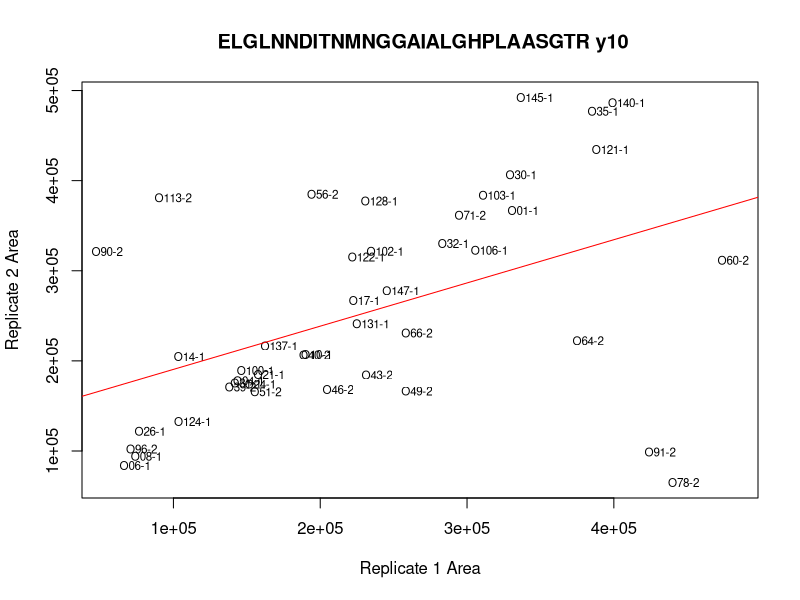

This figure's R source:
#In this script, I'll assess if there are certain transitions contributing to the poor technical replication of my samples.

#### IMPORT DATA ####

SRMAreas <- read.csv("2017-09-12-Gigas-SRM-ReplicatesOnly-PostDilutionCurve-NoPivot-RevisedSettings-Report.csv", na.strings = "#N/A") #Specify Skyline's special way of designating N/A values
head(SRMAreas) #Confirm import
tail(SRMAreas) #Confirm import

#### CREATE A MASTER DATAFRAME ####

#I want to merge my Skyline data with sample names, sites, and eelgrass condition to create a master dataframe will all possible information

sequenceFile <- read.csv("2017-07-28-SRM-Samples-Sequence-File.csv", na.strings = "N/A") # Import sequence file
head(sequenceFile) #Confirm import
sequenceFile <- sequenceFile[,c(2,3,8)] #Keep the Replicate.Name, Comment and TIC columns
names(sequenceFile) <- c("Replicate.Name", "Sample.Number", "TIC")
head(sequenceFile) #Confirm change
masterSRMData <- merge(x = SRMAreas, y = sequenceFile, by = "Replicate.Name") #Merge the sample names and replicate names to use for analysis.
head(masterSRMData) #Confirm merge
tail(masterSRMData) #Confirm merge

biologicalReplicates <- read.csv("2017-09-06-Biological-Replicate-Information.csv", na.strings = "N/A") #Import site and eelgrass condition information (i.e. biological replicate information)
head(biologicalReplicates) #Confirm import
tail(biologicalReplicates) #Confirm import
masterSRMDataBiologicalReplicates <- merge(x = masterSRMData, y = biologicalReplicates, by = "Sample.Number") #Add biological replicate information to master list.
head(masterSRMDataBiologicalReplicates) #Confirm change
#write.csv(x = masterSRMDataBiologicalReplicates, file = "2017-09-07-Master-SRM-Data-BiologicalReplicates-NoBlanks-NoPivot.csv") #Write out master dataframe

#### SUBSET TARGET PROTEIN DATA ####

#I want only the protein/peptide/transition information and peak area

SRMDataTargetsOnly <- masterSRMDataBiologicalReplicates #Duplicate master list into a new dataframe
head(SRMDataTargetsOnly) #Confirm copy
tail(SRMDataTargetsOnly) #Confirm copy
SRMDataTargetsOnly <- SRMDataTargetsOnly[,-c(2, 5, 7, 10, 11)] #Remove extraneous columns: Replicate.Name, Transition, Peptide.Retention.Time, Site, Eelgrass
head(SRMDataTargetsOnly) #Confirm column removal
SRMDataTargetsOnly <- SRMDataTargetsOnly[! SRMDataTargetsOnly$Protein.Name %in% "PRTC peptides", ] #Remove PRTC peptide data from target protein dataframe
head(SRMDataTargetsOnly) #Confirm removal
transform(SRMDataTargetsOnly, Area = as.numeric(Area)) #Make sure Area is recognized as a numeric variable
is.numeric(SRMDataTargetsOnly$Area) #Confirm change
transform(SRMDataTargetsOnly, TIC = as.numeric(TIC)) #Make sure TIC is recognized as a numeric variable
is.numeric(SRMDataTargetsOnly$TIC) #Confirm change

#### REFORMAT TARGET ONLY DATAFRAME ####

#First I will make a new dataframe be Protein/Peptides/Transitions, with the column names as the sample number

SRMDataTargetsOnly <- SRMDataTargetsOnly[,-6] #Remove TIC column
head(SRMDataTargetsOnly) #Confirm creation

#My first step is to change my dataframe from long to wide (i.e. cast it)
library(reshape2) #Instal package to pivot table
SRMDataTargetsOnlyPivoted <- dcast(SRMDataTargetsOnly, Protein.Name + Peptide.Sequence + Fragment.Ion ~ Sample.Number) #Cast table! Protein/Peptides/Transitions remain as columns with Sample Number as column headers. Normalized.Area used as value column by default.
head(SRMDataTargetsOnlyPivoted) #Confirm cast.
SRMDataTargetsOnlyPivoted$RowNames <- paste(SRMDataTargetsOnlyPivoted$Protein.Name, SRMDataTargetsOnlyPivoted$Peptide.Sequence, SRMDataTargetsOnlyPivoted$Fragment.Ion) #Merge Protein, Peptide and Transition information into one column
head(SRMDataTargetsOnlyPivoted) #Confirm column merge
SRMDataTargetsOnlyPivoted <- SRMDataTargetsOnlyPivoted[,-c(1:3)] #Remove unmerged columns
head(SRMDataTargetsOnlyPivoted) #Confirm column removal

SRMDataTargetsOnlyPivotedCorrected <- SRMDataTargetsOnlyPivoted #Duplicate dataframe
SRMDataTargetsOnlyPivotedCorrected[is.na(SRMDataTargetsOnlyPivotedCorrected)] <- 0 #Replace NAs with 0s
head(SRMDataTargetsOnlyPivotedCorrected) #Confirm there are no NAs
rownames(SRMDataTargetsOnlyPivotedCorrected) <- SRMDataTargetsOnlyPivotedCorrected$RowNames #Set RowNames column as dataframe rownames
SRMDataTargetsOnlyPivotedCorrected <- subset(SRMDataTargetsOnlyPivotedCorrected, select = -c(RowNames)) #Remove RowNames column
head(SRMDataTargetsOnlyPivotedCorrected) #Confirm changes

#Now I'll take my dataframe and split it into two: one for each batch of technical replicates.

SRMDataTargetsReplicateOne <- SRMDataTargetsOnlyPivotedCorrected[, c(seq(from = 1, to = (length(SRMDataTargetsOnlyPivotedCorrected) - 1), by = 2))] #Subset all odd columns (first replicate)
colnames(SRMDataTargetsReplicateOne) #Confirm subset
SRMDataTargetsReplicateTwo <- SRMDataTargetsOnlyPivotedCorrected[, c(seq(from = 2, to = length(SRMDataTargetsOnlyPivotedCorrected), by = 2))] #Subset all even columns (first replicate)
colnames(SRMDataTargetsReplicateTwo) #Confirm subset

#Finally, I'll transpose each dataframe. The resulting dataframes will have transitions in the columns and samples in the rows.

SRMDataTransposedReplicateOne <- t(SRMDataTargetsReplicateOne) #Transpose Replicate 1 dataframe
head(SRMDataTransposedReplicateOne) #Confirm transposition
SRMDataTransposedReplicateTwo <- t(SRMDataTargetsReplicateTwo) #Transpose Replicate 2 dataframe
head(SRMDataTransposedReplicateTwo) #Confirm transposition

#### CREATE PLOTS FOR EACH TRANSITION ####

correlationFilenames <- data.frame(filenames = colnames(SRMDataTransposedReplicateOne),
                                   modifier = rep(".jpeg", 111)) #Make a dataframe of filenames
correlationFilenames$full <- paste(correlationFilenames$filenames, correlationFilenames$modifier) #Merge the two columns together in a third column. This column has the full filename that will be used
head(correlationFilenames) #Confirm changes

nTransitions <- nrow(SRMDataTargetsReplicateOne) #Number of transitions used

fileName <- correlationFilenames$full[1] #Set filename choice as the first entry
transitionModel <- lm(SRMDataTransposedReplicateTwo[,8] ~ SRMDataTransposedReplicateOne[,8]) #Predict Replicate 2 from Replicate 1
jpeg(filename = fileName, width = 1000, height = 1000) #Save .jpeg using set filename
plot(x= SRMDataTransposedReplicateOne[,8], y = SRMDataTransposedReplicateTwo[,8], xlab = "Replicate 1 Area", ylab = "Replicate 2 Area", main = correlationFilenames$filename[1], type = "n") #Create plot, but do not plot points
text(x = SRMDataTransposedReplicateOne[,8], y = SRMDataTransposedReplicateTwo[,8], labels = rownames(SRMDataTransposedReplicateOne), cex = 0.7) #Plot sample ID instead of points
abline(transitionModel, col = "red") #Plot regression
summary(transitionModel)$adj.r.squared
dev.off() #Turn off plotting mechanism